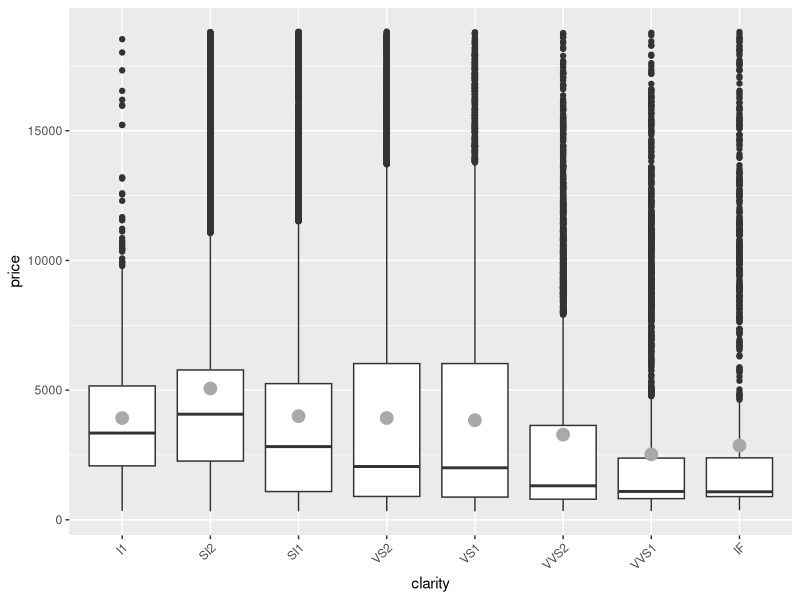
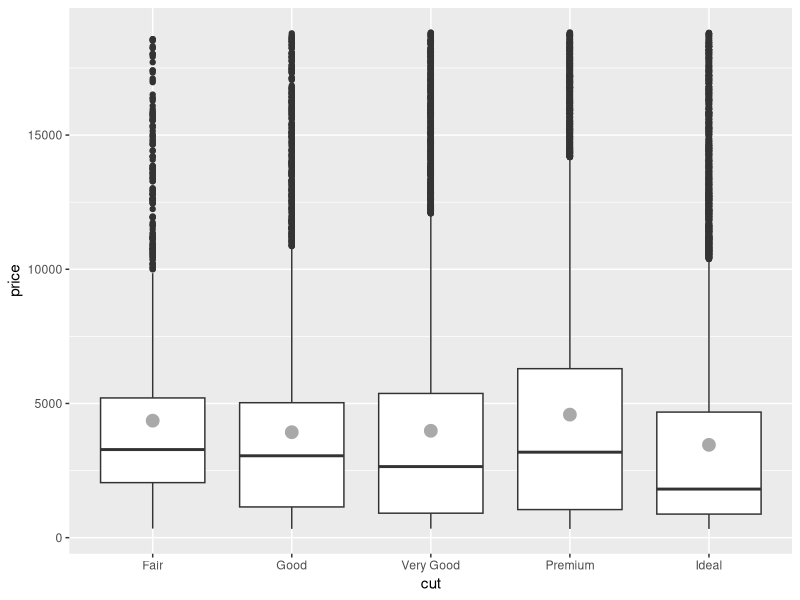

Source code (R) for these figures, in order: (Note: this script raises an error after producing the figures.)
## ---- chunk 1
knitr::opts_chunk$set(fig.width = 5, fig.height = 4, echo = TRUE)
suppressMessages({
  library(tidyverse)
  library(boot)
})
## ---- chunk 2
data("diamonds")
p <- qplot(clarity, price, data=diamonds, geom="boxplot") + stat_summary(fun.y=mean, colour="dark gray",
geom="point", size=4) + theme(axis.text.x=element_text(angle=45, hjust=1))
p
model <- lm(price~clarity, data=diamonds)
anova(model)
yhat <- fitted(model)
yhat
## ---- chunk 3
coefficients(model)
## ---- chunk 4
(residuals(model))
## ---- chunk 5
p2 <- qplot(cut, price, data=diamonds, geom="boxplot") + stat_summary(fun.y=mean, colour="dark gray",
geom="point", size=4) #+ theme(axis.text.x=element_text(angle=45, hjust=1))
p2
## ---- chunk 6
diff_means <- function(data, i) {
  data[i,] %>%
    group_by(cut) %>%
    summarise(m=mean(price)) %>%
    .[['m']] %>% # extract column named m
    diff %>% # take difference in
    `*`(-1) # same order as t.test
}

b <- diamonds[sample(1:nrow(diamonds), 5400),] %>%
  select(price, cut) %>%
  na.omit %>%
  boot(., statistic=diff_means, R=10000,
    parallel="multicore", ncpus=4) # dope

bCI <- boot.ci(b, conf=0.98 , type="bca")
bCI
